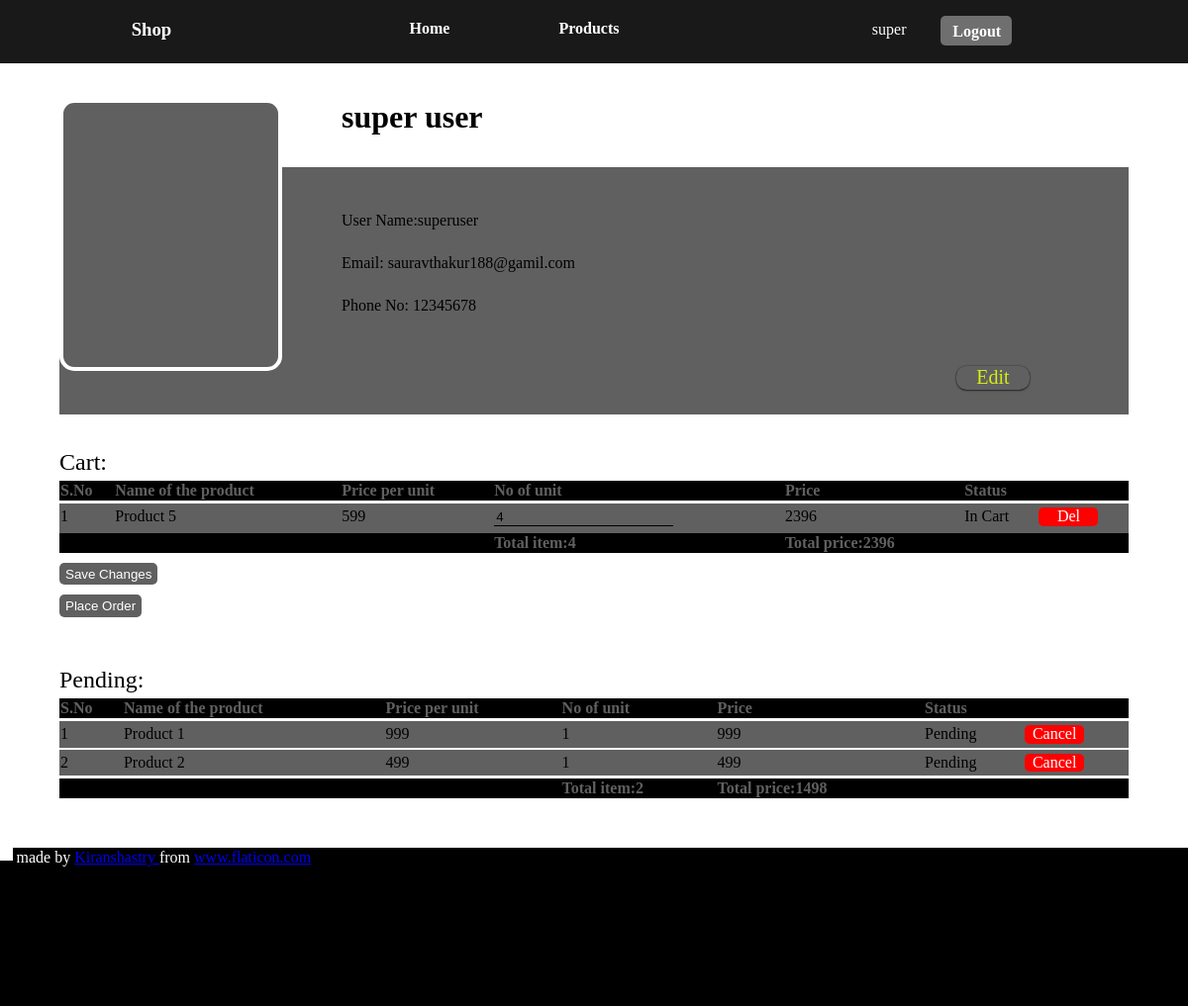
Screenshot of /user/user_info/ (signed in) with the database file from the repository.
### user/models.py (models this page shows, shortened)
class User(AbstractUser):
    profile_picture=models.ImageField(upload_to='img/user_profile_picture',null=True)
    phone_no=models.IntegerField(null=True)
    address=models.CharField(null=True,max_length=200)

### products/models.py (models this page shows, shortened)
class order(models.Model):
    delivery_choices=(
        ('Liked','Liked'),
        ('In Cart','In Cart'),
        ('Pending','Pending'),
        ('Left for Delivery','Left for Delivery'),
        ('Delivered','Delivered'),
    )
    customer=models.ForeignKey(User,on_delete=models.CASCADE)
    product=models.ForeignKey(product,on_delete=models.CASCADE)
    status=models.CharField(max_length=200,choices=delivery_choices,default='Liked')
    quantity=models.IntegerField(default=1)

class product(models.Model):
    product_name=models.CharField(max_length=80,unique=True)
    image=models.ImageField(upload_to='media/img')
    price=models.IntegerField()
    produuct_description=models.TextField()

### user/views.py (the view, shortened to what this page needs)
# urls.py: path('user_info/',views.user_info,name="user_info"),
def user_info(request):
    cart_items=order.objects.filter(customer=request.user).filter(status='In Cart')
    delivered_items=order.objects.filter(customer=request.user).filter(status='Delivered')
    pending_items=order.objects.filter(customer=request.user).filter(status='Pending') | order.objects.filter(customer=request.user).filter(status='Left for Delivery')
    context={
        'profile':request.user,
        'cart_items':cart_items,
        'pending_items':pending_items,
        'delivered_items':delivered_items
    }
    if request.user.is_authenticated:
        return render(request,'user_info.html',context)
    else:
        pass

### user/templates/user_info.html (shortened to what this page needs)
{% extends 'base.html' %}
{% load static %}
{% block css %}
    <link rel="stylesheet" href="{% static 'css/user-info.css' %}">
{% endblock %}
{% block content %}
    <div class="user-info">
        <div class="img-container">
        </div>
        <h3 class="user-name">{{profile.first_name}} {{profile.last_name}}</h3>
        <div class="descrip">
            <p>User Name:{{profile.username}}</p>
            <p>Email:    {{profile.email}}</p>
            <p>Phone No: {{profile.phone_no}}</p><br><br>
            <div class="edit-info-btn">
                <a href="/user/edituserinfo">Edit</a>
            </div>
        </div>
    </div>
    {% if cart_items %}
        <div class="cart-products">
                <h4 class="cart-title">Cart:</h4>
                <table>
                    <tr class="title-row">
                        <th>S.No</th>
                        <th>Name of the product</th>
                        <th>Price per unit</th>
                        <th>No of unit</th>
                        <th>Price</th>
                        <th>Status</th>
                        <th></th>
                    </tr>
                    {% for item in cart_items %}
                            <tr class="cart-item">
                                <td class="cart-serial-no"></td>
                                <td>{{item.product.product_name}}</td>
                                <td class="item-price">{{item.product.price}}</td>
                                <td class="item-quantity">
                                    <input type="number" name="item_qtn" value="{{item.quantity}}" id="{{item.id}}" form="change">
                                </td>
                                <td class="tot-price"></td>
                                <td class="status">{{item.status}}</td>
                                <td class="delete-btn">
                                    <div class="delete-button">Del</div>
                                </td>
                            </tr>
                    {% endfor %}
                    <tr class="cart-total">
                        <td></td>
                        <td></td>
                        <td></td>
                        <td class="tot-item-quantity">Total items:</td>
                        <td class="tot-price">Total price:</td>
                        <td></td>
                        <td></td>
                    </tr>
                </table>
                <input type="submit" name="btn" value="Save Changes" form="change" class="cart-btn"><br>
                <input type="submit" name="btn" value="Place Order" form="order" class="cart-btn">
        </div>
    {% endif %}
    {% if pending_items %}
        <div class="pending-items">
            <h4 class="cart-title">Pending:</h4>
                <table>
                    <tr class="title-row">
                        <th>S.No</th>
                        <th>Name of the product</th>
                        <th>Price per unit</th>
                        <th>No of unit</th>
                        <th>Price</th>
                        <th>Status</th>
                        <th></th>
                    </tr>
                    {% for item in pending_items %}
                        <tr class="pending-item">
                            <td class="pending-serial-no"></td>
                            <td>{{item.product.product_name}}</td>
                            <td class="item-price">{{item.product.price}}</td>
                            <td class="item-quantity">{{item.quantity}}</td>
                            <td class="pending-tot-price"></td>
                            <td class="status">{{item.status}}</td>
                            <td class="delete-btn">
                                <div class="delete-button">Cancel</div>
                            </td>
                        </tr>
                    {% endfor %}
                    <tr class="pending-total">
                        <td></td>
                        <td></td>
                        <td></td>
                        <td class="atot-item-quantity">Total items:</td>
                        <td class="atot-price">Total price:</td>
                        <td></td>
                        <td></td>
                    </tr>
                </table>
        </div>
    {% endif %}
{% endblock %}

### products/templates/base.html (shortened to what this page needs)
{% load static %}
<!DOCTYPE html>
<html lang="en">
<head>
    {% block css %}
    {% endblock %}
</head>
<body>
    <header class="nav">
            <div id="logo-container">
                <h3 class="logo">Shop</h3>
            </div>
            <div class="link-container">
                <ul class="links">
                    <li class="link"><a href="/">Home</a></li>
                    <li class="link"><a href="/products/">Products</a></li>
                </ul>
            </div>
            <div class="user-options">
                {% if user.is_authenticated %}
                    <div class="name"><a href="/user/user_info">{{user.first_name}}</a></div>
                    <div class="logout"><a href="/user/logout">Logout</a></div>
                {% else %}
                    <div class="register"><a href="/user/register">Register</a></div>
                    <div class="login" ><a href="/user/login/">Login</a></div>
                {% endif %}
            </div>
    </header>
    {% block content %}
    {% endblock %}
    <footer>
        <div>
            <img src="{% static 'img/shopping-cart.png' %}" alt="">
            made by
             <a href="https://www.flaticon.com/authors/kiranshastry" title="Kiranshastry">
                Kiranshastry
            </a>
             from
            <a href="https://www.flaticon.com/" title="Flaticon">
                www.flaticon.com
            </a>
        </div>
    </footer>
</body>
</html>

### rows the page displays
User: first_name "super", last_name "user", username "superuser", email "sauravthakur188@gamil.com", phone_no "12345678"
order: product.product_name "Product 5", product.price "599", item_qtn "4", status "In Cart"
order: product.product_name "Product 1", product.price "999", quantity "1", status "Pending"
order: product.product_name "Product 2", product.price "499", quantity "1", status "Pending"
